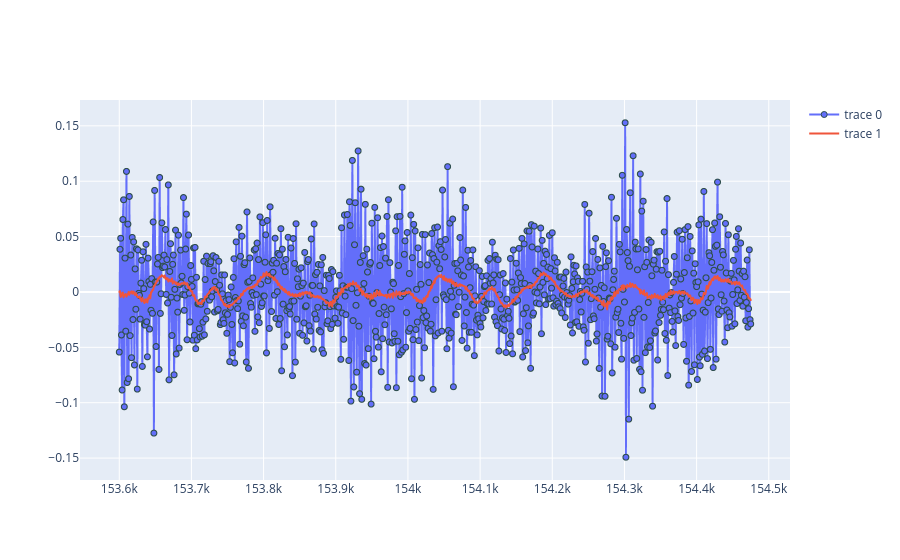

Notebook source saved alongside this figure:
### Code cell
START_IDX = 51200*3
NUM_CYCLE = 2


# Create figure
fig = go.Figure()

fig.add_trace(
    go.Scattergl(
        x = data.index[START_IDX:START_IDX+NUM_POINTS_1_CYCLE*NUM_CYCLE],
        y = data['acc'][START_IDX:START_IDX+NUM_POINTS_1_CYCLE*NUM_CYCLE],
        mode = 'markers+lines',
        marker = dict(
            line = dict(
                width = 1,
                color = 'DarkSlateGrey')
        )
    )
)
fig.add_trace(
    go.Scattergl(
        x = data.index[START_IDX:START_IDX+NUM_POINTS_1_CYCLE*NUM_CYCLE],
        y = data['filtered'][START_IDX:START_IDX+NUM_POINTS_1_CYCLE*NUM_CYCLE],
        mode = 'lines',
        marker = dict(
            line = dict(
                width = 1)
        )
    )
)

fig.show()

### Figure 1 — Plotly figure (JSON) as saved in the notebook; plotly's stock layout.template omitted (floating-point values rounded to 4 significant figures; data arrays with more than 128 entries replaced by an {"elided": "..."} marker saying what was removed)
{"data": [{"marker": {"line": {"color": "DarkSlateGrey", "width": 1}}, "mode": "markers+lines", "type": "scattergl", "x": {"elided": "876 int values"}, "y": {"elided": "876 float values"}}, {"marker": {"line": {"width": 1}}, "mode": "lines", "type": "scattergl", "x": {"elided": "876 int values"}, "y": {"elided": "876 float values"}}], "layout": {}}
